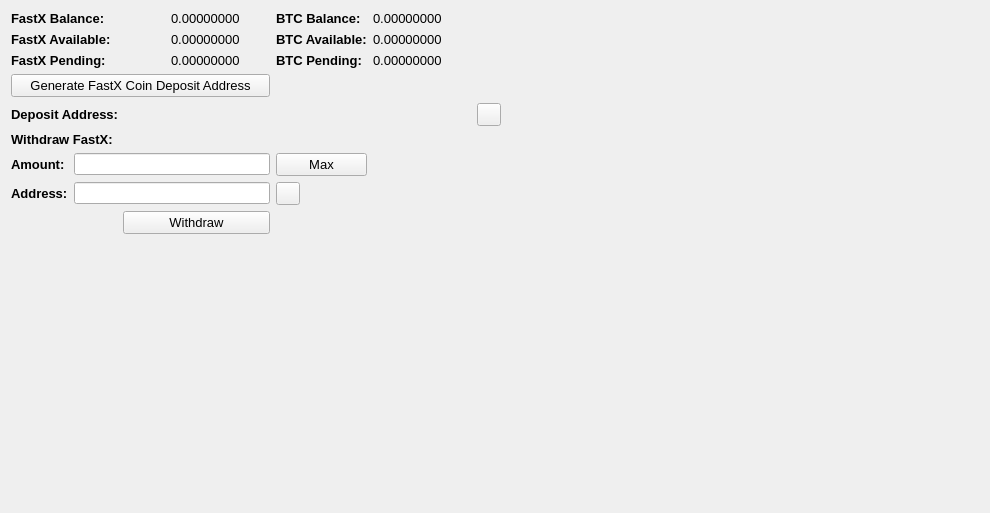
     <widget class="QWidget" name="BalanceTab">
      <attribute name="title">
       <string>Balance</string>
      </attribute>
      <layout class="QGridLayout" name="gridLayout_2">
       <item row="0" column="0" colspan="2">
        <widget class="QLabel" name="label_11">
         <property name="font">
          <font>
           <pointsize>10</pointsize>
           <weight>75</weight>
           <bold>true</bold>
          </font>
         </property>
         <property name="text">
          <string>FastX Balance:</string>
         </property>
        </widget>
       </item>
       <item row="0" column="3">
        <widget class="QLabel" name="FastXBalanceLabel">
         <property name="font">
          <font>
           <pointsize>10</pointsize>
          </font>
         </property>
         <property name="text">
          <string>0.00000000</string>
         </property>
         <property name="textInteractionFlags">
          <set>Qt::LinksAccessibleByMouse|Qt::TextSelectableByMouse</set>
         </property>
        </widget>
       </item>
       <item row="0" column="4">
        <widget class="QLabel" name="label_12">
         <property name="font">
          <font>
           <pointsize>10</pointsize>
           <weight>75</weight>
           <bold>true</bold>
          </font>
         </property>
         <property name="text">
          <string>BTC Balance:</string>
         </property>
        </widget>
       </item>
       <item row="0" column="5">
        <widget class="QLabel" name="BitcoinBalanceLabel">
         <property name="font">
          <font>
           <pointsize>10</pointsize>
          </font>
         </property>
         <property name="text">
          <string>0.00000000</string>
         </property>
         <property name="textInteractionFlags">
          <set>Qt::LinksAccessibleByMouse|Qt::TextSelectableByMouse</set>
         </property>
        </widget>
       </item>
       <item row="0" column="7" rowspan="10">
        <spacer name="horizontalSpacer_4">
         <property name="orientation">
          <enum>Qt::Horizontal</enum>
         </property>
         <property name="sizeHint" stdset="0">
          <size>
           <width>478</width>
           <height>488</height>
          </size>
         </property>
        </spacer>
       </item>
       <item row="1" column="0" colspan="2">
        <widget class="QLabel" name="label_13">
         <property name="font">
          <font>
           <pointsize>10</pointsize>
           <weight>75</weight>
           <bold>true</bold>
          </font>
         </property>
         <property name="text">
          <string>FastX Available:</string>
         </property>
        </widget>
       </item>
       <item row="1" column="3">
        <widget class="QLabel" name="FastXAvailableLabel_2">
         <property name="font">
          <font>
           <pointsize>10</pointsize>
          </font>
         </property>
         <property name="text">
          <string>0.00000000</string>
         </property>
         <property name="textInteractionFlags">
          <set>Qt::LinksAccessibleByMouse|Qt::TextSelectableByMouse</set>
         </property>
        </widget>
       </item>
       <item row="1" column="4">
        <widget class="QLabel" name="label_15">
         <property name="font">
          <font>
           <pointsize>10</pointsize>
           <weight>75</weight>
           <bold>true</bold>
          </font>
         </property>
         <property name="text">
          <string>BTC Available:</string>
         </property>
        </widget>
       </item>
       <item row="1" column="5">
        <widget class="QLabel" name="BitcoinAvailableLabel">
         <property name="font">
          <font>
           <pointsize>10</pointsize>
          </font>
         </property>
         <property name="text">
          <string>0.00000000</string>
         </property>
         <property name="textInteractionFlags">
          <set>Qt::LinksAccessibleByMouse|Qt::TextSelectableByMouse</set>
         </property>
        </widget>
       </item>
       <item row="2" column="0" colspan="2">
        <widget class="QLabel" name="label_14">
         <property name="font">
          <font>
           <pointsize>10</pointsize>
           <weight>75</weight>
           <bold>true</bold>
          </font>
         </property>
         <property name="text">
          <string>FastX Pending:</string>
         </property>
        </widget>
       </item>
       <item row="2" column="3">
        <widget class="QLabel" name="FastXPendingLabel">
         <property name="font">
          <font>
           <pointsize>10</pointsize>
          </font>
         </property>
         <property name="text">
          <string>0.00000000</string>
         </property>
         <property name="textInteractionFlags">
          <set>Qt::LinksAccessibleByMouse|Qt::TextSelectableByMouse</set>
         </property>
        </widget>
       </item>
       <item row="2" column="4">
        <widget class="QLabel" name="label_31">
         <property name="font">
          <font>
           <pointsize>10</pointsize>
           <weight>75</weight>
           <bold>true</bold>
          </font>
         </property>
         <property name="text">
          <string>BTC Pending:</string>
         </property>
        </widget>
       </item>
       <item row="2" column="5">
        <widget class="QLabel" name="BitcoinPendingLabel">
         <property name="font">
          <font>
           <pointsize>10</pointsize>
          </font>
         </property>
         <property name="text">
          <string>0.00000000</string>
         </property>
         <property name="textInteractionFlags">
          <set>Qt::LinksAccessibleByMouse|Qt::TextSelectableByMouse</set>
         </property>
        </widget>
       </item>
       <item row="3" column="0" colspan="4">
        <widget class="QPushButton" name="GenDepositBTN">
         <property name="font">
          <font>
           <pointsize>10</pointsize>
          </font>
         </property>
         <property name="text">
          <string>Generate FastX Coin Deposit Address</string>
         </property>
        </widget>
       </item>
       <item row="4" column="0" colspan="3">
        <widget class="QLabel" name="label_33">
         <property name="font">
          <font>
           <pointsize>10</pointsize>
           <weight>75</weight>
           <bold>true</bold>
          </font>
         </property>
         <property name="text">
          <string>Deposit Address:</string>
         </property>
        </widget>
       </item>
       <item row="4" column="3" colspan="3">
        <widget class="QLabel" name="DepositAddressLabel">
         <property name="minimumSize">
          <size>
           <width>300</width>
           <height>0</height>
          </size>
         </property>
         <property name="palette">
          <palette>
           <active>
            <colorrole role="WindowText">
             <brush brushstyle="SolidPattern">
              <color alpha="255">
               <red>0</red>
               <green>0</green>
               <blue>0</blue>
              </color>
             </brush>
            </colorrole>
            <colorrole role="Text">
             <brush brushstyle="SolidPattern">
              <color alpha="255">
               <red>0</red>
               <green>0</green>
               <blue>255</blue>
              </color>
             </brush>
            </colorrole>
           </active>
           <inactive>
            <colorrole role="WindowText">
             <brush brushstyle="SolidPattern">
              <color alpha="255">
               <red>0</red>
               <green>0</green>
               <blue>0</blue>
              </color>
             </brush>
            </colorrole>
            <colorrole role="Text">
             <brush brushstyle="SolidPattern">
              <color alpha="255">
               <red>0</red>
               <green>0</green>
               <blue>255</blue>
              </color>
             </brush>
            </colorrole>
           </inactive>
           <disabled>
            <colorrole role="WindowText">
             <brush brushstyle="SolidPattern">
              <color alpha="255">
               <red>120</red>
               <green>120</green>
               <blue>120</blue>
              </color>
             </brush>
            </colorrole>
            <colorrole role="Text">
             <brush brushstyle="SolidPattern">
              <color alpha="255">
               <red>120</red>
               <green>120</green>
               <blue>120</blue>
              </color>
             </brush>
            </colorrole>
           </disabled>
          </palette>
         </property>
         <property name="font">
          <font>
           <pointsize>10</pointsize>
           <weight>75</weight>
           <bold>true</bold>
          </font>
         </property>
         <property name="text">
          <string/>
         </property>
         <property name="alignment">
          <set>Qt::AlignRight|Qt::AlignTrailing|Qt::AlignVCenter</set>
         </property>
         <property name="textInteractionFlags">
          <set>Qt::LinksAccessibleByMouse|Qt::TextSelectableByKeyboard|Qt::TextSelectableByMouse</set>
         </property>
        </widget>
       </item>
       <item row="4" column="6">
        <widget class="QToolButton" name="DepositCopyButton">
         <property name="toolTip">
          <string>Copy to clipboard</string>
         </property>
         <property name="text">
          <string/>
         </property>
         <property name="icon">
          <iconset resource="../bitcoin.qrc">
           <normaloff>:/icons/editcopy</normaloff>:/icons/editcopy</iconset>
         </property>
         <property name="shortcut">
          <string>Alt+P</string>
         </property>
        </widget>
       </item>
       <item row="5" column="0" colspan="2">
        <widget class="QLabel" name="label_34">
         <property name="font">
          <font>
           <pointsize>10</pointsize>
           <weight>75</weight>
           <bold>true</bold>
          </font>
         </property>
         <property name="text">
          <string>Withdraw FastX:</string>
         </property>
        </widget>
       </item>
       <item row="6" column="0">
        <widget class="QLabel" name="label_26">
         <property name="font">
          <font>
           <pointsize>10</pointsize>
           <weight>75</weight>
           <bold>true</bold>
          </font>
         </property>
         <property name="text">
          <string>Amount:</string>
         </property>
        </widget>
       </item>
       <item row="6" column="1" colspan="3">
        <widget class="QLineEdit" name="WithdrawUnitsInput">
         <property name="font">
          <font>
           <pointsize>9</pointsize>
           <weight>75</weight>
           <bold>true</bold>
          </font>
         </property>
         <property name="text">
          <string/>
         </property>
        </widget>
       </item>
       <item row="6" column="4">
        <widget class="QPushButton" name="Withdraw_Max_Amount">
         <property name="font">
          <font>
           <pointsize>10</pointsize>
          </font>
         </property>
         <property name="text">
          <string>Max</string>
         </property>
        </widget>
       </item>
       <item row="7" column="0">
        <widget class="QLabel" name="label_10">
         <property name="font">
          <font>
           <pointsize>10</pointsize>
           <weight>75</weight>
           <bold>true</bold>
          </font>
         </property>
         <property name="text">
          <string>Address:</string>
         </property>
        </widget>
       </item>
       <item row="7" column="1" colspan="3">
        <widget class="QLineEdit" name="WithdrawAddress">
         <property name="font">
          <font>
           <pointsize>9</pointsize>
           <weight>75</weight>
           <bold>true</bold>
          </font>
         </property>
        </widget>
       </item>
       <item row="7" column="4">
        <widget class="QToolButton" name="WithdrawPasteButton">
         <property name="toolTip">
          <string>Paste from clipboard</string>
         </property>
         <property name="text">
          <string/>
         </property>
         <property name="icon">
          <iconset resource="../bitcoin.qrc">
           <normaloff>:/icons/editpaste</normaloff>:/icons/editpaste</iconset>
         </property>
         <property name="shortcut">
          <string>Alt+P</string>
         </property>
        </widget>
       </item>
       <item row="8" column="2" colspan="2">
        <widget class="QPushButton" name="WithdrawUnitsBtn">
         <property name="font">
          <font>
           <pointsize>10</pointsize>
          </font>
         </property>
         <property name="text">
          <string>Withdraw</string>
         </property>
        </widget>
       </item>
       <item row="9" column="0" colspan="6">
        <spacer name="verticalSpacer">
         <property name="orientation">
          <enum>Qt::Vertical</enum>
         </property>
         <property name="sizeHint" stdset="0">
          <size>
           <width>428</width>
           <height>262</height>
          </size>
         </property>
        </spacer>
       </item>
      </layout>
      <zorder>label_31</zorder>
      <zorder>label_15</zorder>
      <zorder>label_12</zorder>
      <zorder>label_14</zorder>
      <zorder>label_13</zorder>
      <zorder>label_11</zorder>
      <zorder>BitcoinBalanceLabel</zorder>
      <zorder>FastXBalanceLabel</zorder>
      <zorder>FastXAvailableLabel_2</zorder>
      <zorder>FastXPendingLabel</zorder>
      <zorder>BitcoinAvailableLabel</zorder>
      <zorder>BitcoinPendingLabel</zorder>
      <zorder>label_33</zorder>
      <zorder>GenDepositBTN</zorder>
      <zorder>DepositAddressLabel</zorder>
      <zorder>Withdraw_Max_Amount</zorder>
      <zorder>label_34</zorder>
      <zorder>WithdrawUnitsInput</zorder>
      <zorder>label_10</zorder>
      <zorder>label_26</zorder>
      <zorder>WithdrawAddress</zorder>
      <zorder>WithdrawUnitsBtn</zorder>
      <zorder>horizontalSpacer_4</zorder>
      <zorder>verticalSpacer</zorder>
      <zorder>WithdrawPasteButton</zorder>
      <zorder>DepositCopyButton</zorder>
     </widget>
